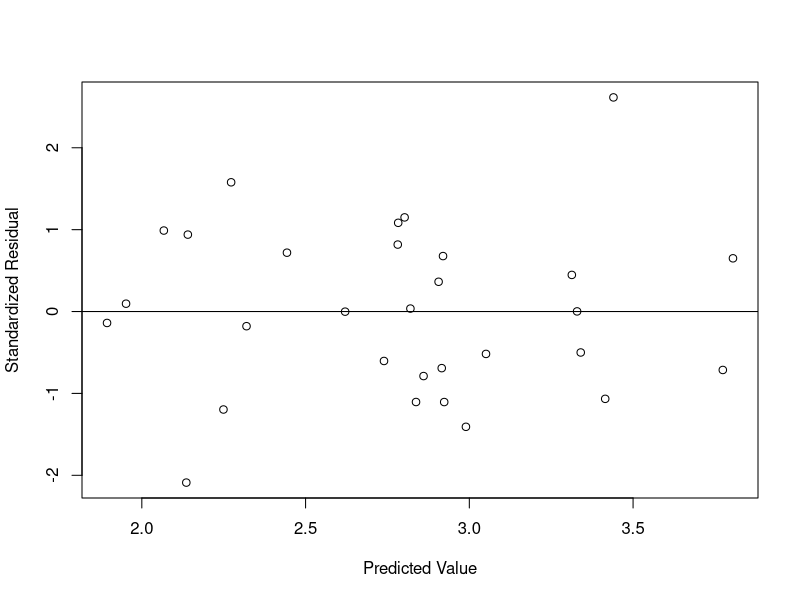
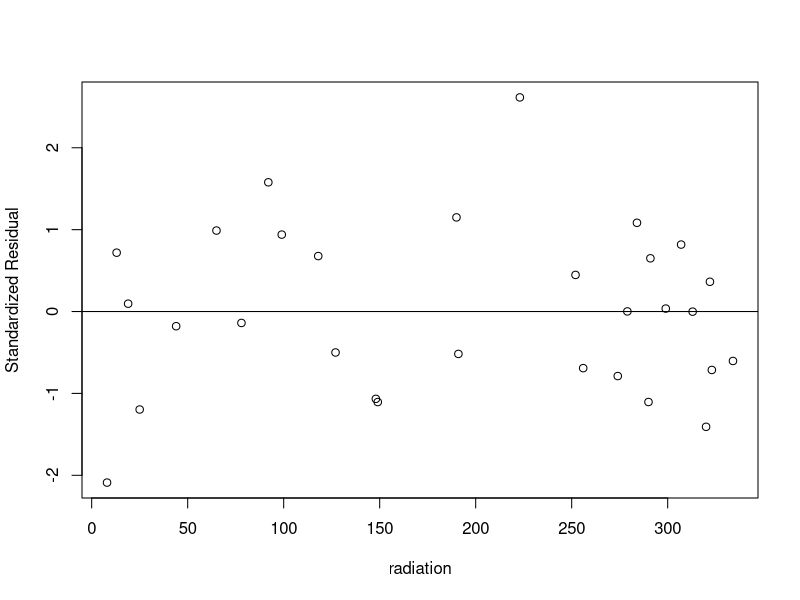
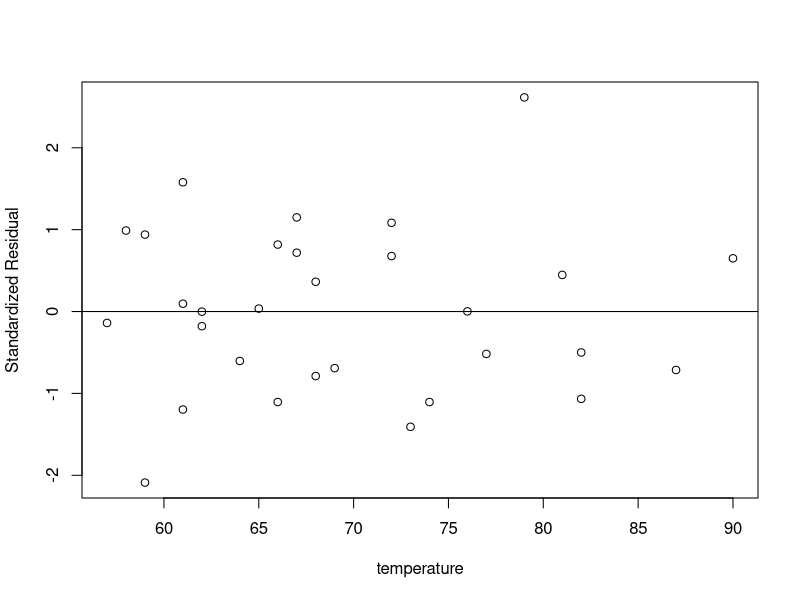
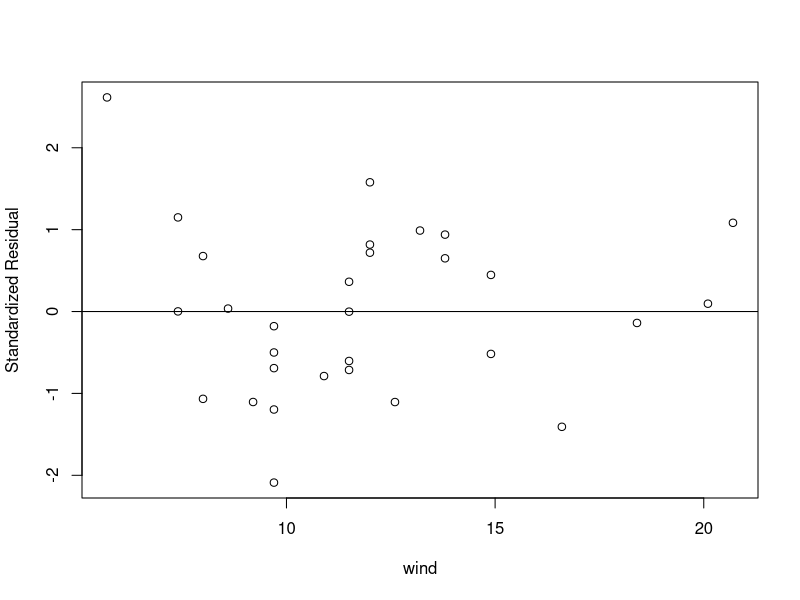
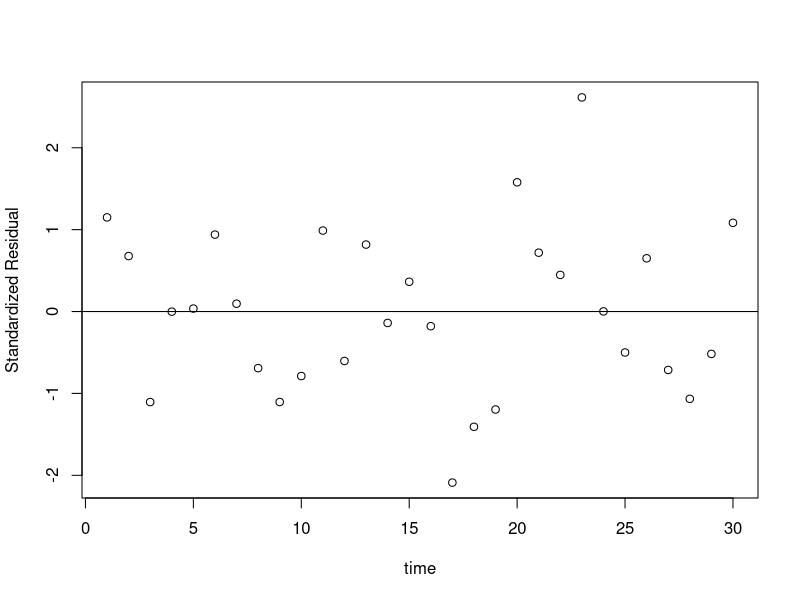
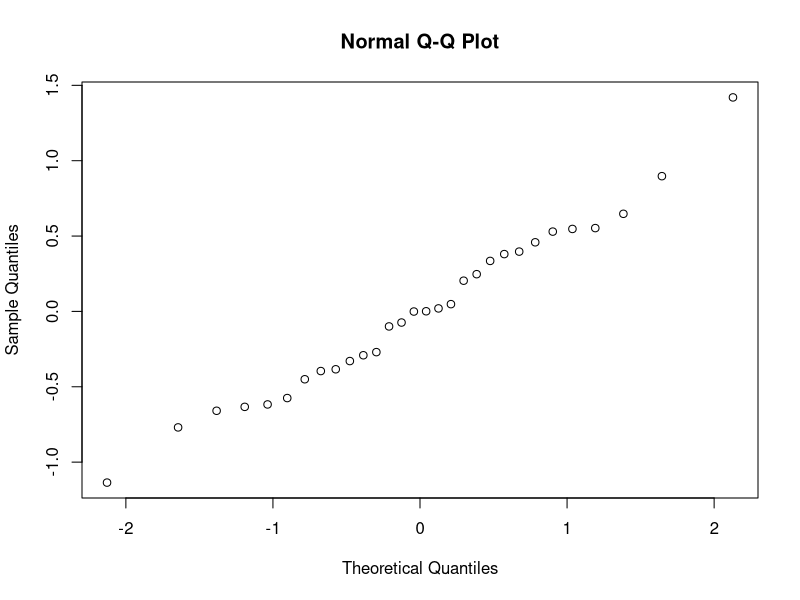
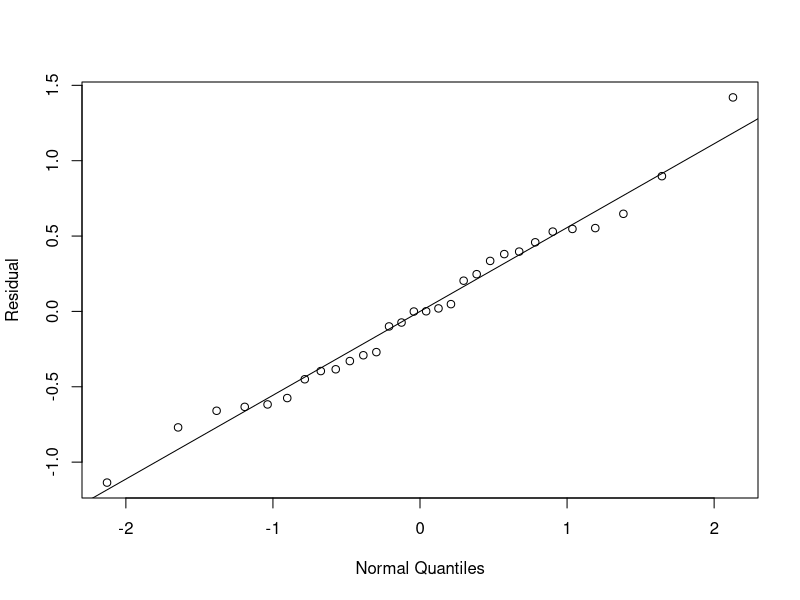
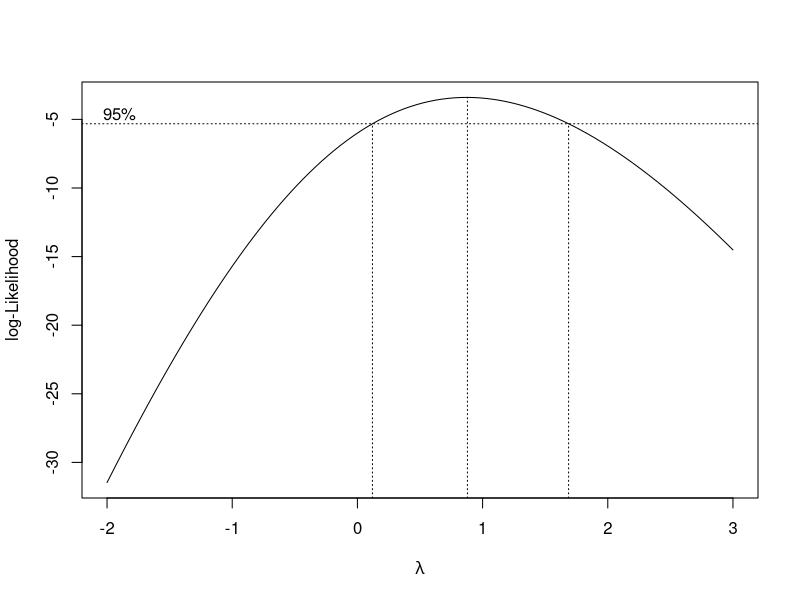

Source code (R) for these figures, in order:
#import data
dat1=matrix(
  c(3.45, 190.00, 67.00, 7.40,
    3.30, 118.00, 72.00, 8.00,
    2.29, 149.00, 74.00, 12.60,
    2.62, 313.00, 62.00, 11.50,
    2.84, 299.00, 65.00, 8.60,
    2.67, 99.00,  59.00, 13.80,
    2.00, 19.00,  61.00, 20.10,
    2.52, 256.00, 69.00, 9.70,
    2.22, 290.00, 66.00, 9.20,
    2.41, 274.00, 68.00, 10.90,
    2.62, 65.00,  58.00, 13.20,
    2.41, 334.00, 64.00, 11.50,
    3.24, 307.00, 66.00, 12.00,
    1.82, 78.00,  57.00, 18.40,
    3.11, 322.00, 68.00, 11.50,
    2.22, 44.00,  62.00, 9.70,
    1.00, 8.00,   59.00, 9.70,
    2.22, 320.00, 73.00, 16.60,
    1.59, 25.00,  61.00, 9.70,
    3.17, 92.00,  61.00, 12.00,
    2.84, 13.00,  67.00, 12.00,
    3.56, 252.00, 81.00, 14.90,
    4.86, 223.00, 79.00, 5.70,
    3.33, 279.00, 76.00, 7.40,
    3.07, 127.00, 82.00, 9.70,
    4.14, 291.00, 90.00, 13.80,
    3.39, 323.00, 87.00, 11.50,
    2.84, 148.00, 82.00, 8.00,
    2.76, 191.00, 77.00, 14.90,
    3.33, 284.00, 72.00, 20.70),
  nrow=30, ncol=4, byrow = TRUE)
dat1=as.data.frame(dat1)
colnames(dat1)=c('ozone', 'radiation', 'temp', 'wind')
time=1:30
dat1=cbind(dat1,time)

###################################################
fit=lm(ozone~radiation+temp+wind, dat1)

error=resid(fit)
standarderror=rstandard(fit)

predictvalue=predict(fit, newdata = dat1)
plot(predictvalue,standarderror,xlab="Predicted Value", ylab="Standardized Residual")
abline(0,0)

###################################################
plot(dat1$radiation,standarderror,xlab="radiation", ylab="Standardized Residual")
abline(0,0)

###################################################
plot(dat1$temp,standarderror,xlab="temperature", ylab="Standardized Residual")
abline(0,0)

###################################################
plot(dat1$wind,standarderror,xlab="wind", ylab="Standardized Residual")
abline(0,0)

###################################################
plot(dat1$time,standarderror,xlab="time", ylab="Standardized Residual")
abline(0,0)

###################################################
quantile=qqnorm(resid(fit))$x
plot(quantile,resid(fit),xlab="Normal Quantiles", ylab="Residual")
abline(lm(resid(fit)~quantile))

###################################################
shapiro.test(standarderror)

###################################################
library(MASS)
boxcox(dat1$ozone~dat1$radiation+dat1$temp+dat1$wind,seq(-2, 3, by = 0.5))

###################################################
X=cbind(1,dat1$radiation,dat1$temp,dat1$wind)
leverage=diag(X %*% solve(t(X) %*% X) %*% t(X))
plot(dat1$time,leverage,xlab="Observation Number", ylab="Leverage")
abline(2*4/30,0,lty=2)

###################################################
studentdeletederror=rstudent(fit)
plot(dat1$time,studentdeletederror,xlab="Observation Number", ylab="Studentized Residual",ylim=c(-3, 3))
abline(0,0,lty=2)
abline(2,0,lty=2)
abline(-2,0,lty=2)

###################################################
D=cooks.distance(fit)
plot(dat1$time,D,xlab="Observation Number", ylab="Cook's D Influence Statistic")
abline(4/30,0,lty=2)
